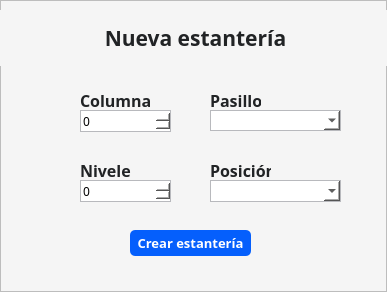
<?xml version="1.0" encoding="UTF-8"?>
<ui version="4.0">
 <class>MainWindow</class>
 <widget class="QMainWindow" name="MainWindow">
  <property name="geometry">
   <rect>
    <x>0</x>
    <y>0</y>
    <width>387</width>
    <height>292</height>
   </rect>
  </property>
  <property name="minimumSize">
   <size>
    <width>387</width>
    <height>292</height>
   </size>
  </property>
  <property name="sizeIncrement">
   <size>
    <width>387</width>
    <height>292</height>
   </size>
  </property>
  <property name="windowTitle">
   <string>MainWindow</string>
  </property>
  <widget class="QWidget" name="centralwidget">
   <layout class="QVBoxLayout" name="verticalLayout">
    <property name="spacing">
     <number>0</number>
    </property>
    <property name="leftMargin">
     <number>0</number>
    </property>
    <property name="topMargin">
     <number>0</number>
    </property>
    <property name="rightMargin">
     <number>0</number>
    </property>
    <property name="bottomMargin">
     <number>0</number>
    </property>
    <item>
     <widget class="QFrame" name="frame">
      <property name="styleSheet">
       <string notr="true">background: #f5f5f5</string>
      </property>
      <property name="frameShape">
       <enum>QFrame::StyledPanel</enum>
      </property>
      <property name="frameShadow">
       <enum>QFrame::Raised</enum>
      </property>
      <widget class="QSpinBox" name="num_columnas">
       <property name="geometry">
        <rect>
         <x>80</x>
         <y>110</y>
         <width>91</width>
         <height>22</height>
        </rect>
       </property>
       <property name="font">
        <font>
         <family>Cairo</family>
         <pointsize>9</pointsize>
        </font>
       </property>
       <property name="styleSheet">
        <string notr="true">border: 1px solid #b8b9bd;
background:#fff;</string>
       </property>
      </widget>
      <widget class="QComboBox" name="cbox_pasillo">
       <property name="geometry">
        <rect>
         <x>210</x>
         <y>110</y>
         <width>131</width>
         <height>21</height>
        </rect>
       </property>
       <property name="font">
        <font>
         <family>Cairo</family>
         <pointsize>9</pointsize>
        </font>
       </property>
       <property name="styleSheet">
        <string notr="true">border: 1px solid #b8b9bd;
background:#fff;</string>
       </property>
      </widget>
      <widget class="QSpinBox" name="num_niveles">
       <property name="geometry">
        <rect>
         <x>80</x>
         <y>180</y>
         <width>91</width>
         <height>22</height>
        </rect>
       </property>
       <property name="font">
        <font>
         <family>Cairo</family>
         <pointsize>9</pointsize>
        </font>
       </property>
       <property name="styleSheet">
        <string notr="true">background:#fff;
border: 1px solid #b8b9bd</string>
       </property>
      </widget>
      <widget class="QComboBox" name="cbox_posicion">
       <property name="geometry">
        <rect>
         <x>210</x>
         <y>180</y>
         <width>131</width>
         <height>22</height>
        </rect>
       </property>
       <property name="font">
        <font>
         <family>Cairo</family>
         <pointsize>9</pointsize>
        </font>
       </property>
       <property name="styleSheet">
        <string notr="true">border: 1px solid #b8b9bd;
background:#fff;</string>
       </property>
      </widget>
      <widget class="QLabel" name="label">
       <property name="geometry">
        <rect>
         <x>210</x>
         <y>90</y>
         <width>51</width>
         <height>20</height>
        </rect>
       </property>
       <property name="font">
        <font>
         <family>Cairo</family>
         <pointsize>12</pointsize>
         <weight>75</weight>
         <bold>true</bold>
        </font>
       </property>
       <property name="styleSheet">
        <string notr="true">color: #212325</string>
       </property>
       <property name="text">
        <string>Pasillo</string>
       </property>
      </widget>
      <widget class="QLabel" name="label_2">
       <property name="geometry">
        <rect>
         <x>80</x>
         <y>90</y>
         <width>71</width>
         <height>20</height>
        </rect>
       </property>
       <property name="font">
        <font>
         <family>Cairo</family>
         <pointsize>12</pointsize>
         <weight>75</weight>
         <bold>true</bold>
        </font>
       </property>
       <property name="styleSheet">
        <string notr="true">color: #212325</string>
       </property>
       <property name="text">
        <string>Columnas</string>
       </property>
      </widget>
      <widget class="QLabel" name="label_3">
       <property name="geometry">
        <rect>
         <x>80</x>
         <y>160</y>
         <width>51</width>
         <height>20</height>
        </rect>
       </property>
       <property name="font">
        <font>
         <family>Cairo</family>
         <pointsize>12</pointsize>
         <weight>75</weight>
         <bold>true</bold>
        </font>
       </property>
       <property name="styleSheet">
        <string notr="true">color: #212325</string>
       </property>
       <property name="text">
        <string>Niveles</string>
       </property>
      </widget>
      <widget class="QLabel" name="label_4">
       <property name="geometry">
        <rect>
         <x>210</x>
         <y>160</y>
         <width>61</width>
         <height>20</height>
        </rect>
       </property>
       <property name="font">
        <font>
         <family>Cairo</family>
         <pointsize>12</pointsize>
         <weight>75</weight>
         <bold>true</bold>
        </font>
       </property>
       <property name="styleSheet">
        <string notr="true">color: #212325</string>
       </property>
       <property name="text">
        <string>Posición</string>
       </property>
      </widget>
      <widget class="QLabel" name="label_5">
       <property name="geometry">
        <rect>
         <x>0</x>
         <y>10</y>
         <width>391</width>
         <height>61</height>
        </rect>
       </property>
       <property name="font">
        <font>
         <family>Cairo</family>
         <pointsize>16</pointsize>
         <weight>75</weight>
         <bold>true</bold>
        </font>
       </property>
       <property name="styleSheet">
        <string notr="true">color: #212325;
margin-bottom: 5px</string>
       </property>
       <property name="text">
        <string>Nueva estantería</string>
       </property>
       <property name="alignment">
        <set>Qt::AlignCenter</set>
       </property>
      </widget>
      <widget class="QPushButton" name="btn_nueva_estanteria">
       <property name="geometry">
        <rect>
         <x>130</x>
         <y>230</y>
         <width>121</width>
         <height>26</height>
        </rect>
       </property>
       <property name="minimumSize">
        <size>
         <width>0</width>
         <height>26</height>
        </size>
       </property>
       <property name="font">
        <font>
         <family>Cairo SemiBold</family>
         <pointsize>10</pointsize>
         <weight>75</weight>
         <bold>true</bold>
        </font>
       </property>
       <property name="cursor">
        <cursorShape>PointingHandCursor</cursorShape>
       </property>
       <property name="styleSheet">
        <string notr="true">QPushButton{
background-color: #055ffc;
color:#fff;
border-radius: 5px;
text-align:center;
}

QPushButton:hover{

}</string>
       </property>
       <property name="text">
        <string>Crear estantería</string>
       </property>
       <property name="icon">
        <iconset>
         <normaloff>:/img/plus.png</normaloff>:/img/plus.png</iconset>
       </property>
       <property name="iconSize">
        <size>
         <width>13</width>
         <height>13</height>
        </size>
       </property>
      </widget>
     </widget>
    </item>
   </layout>
  </widget>
 </widget>
 <resources/>
 <connections/>
</ui>
